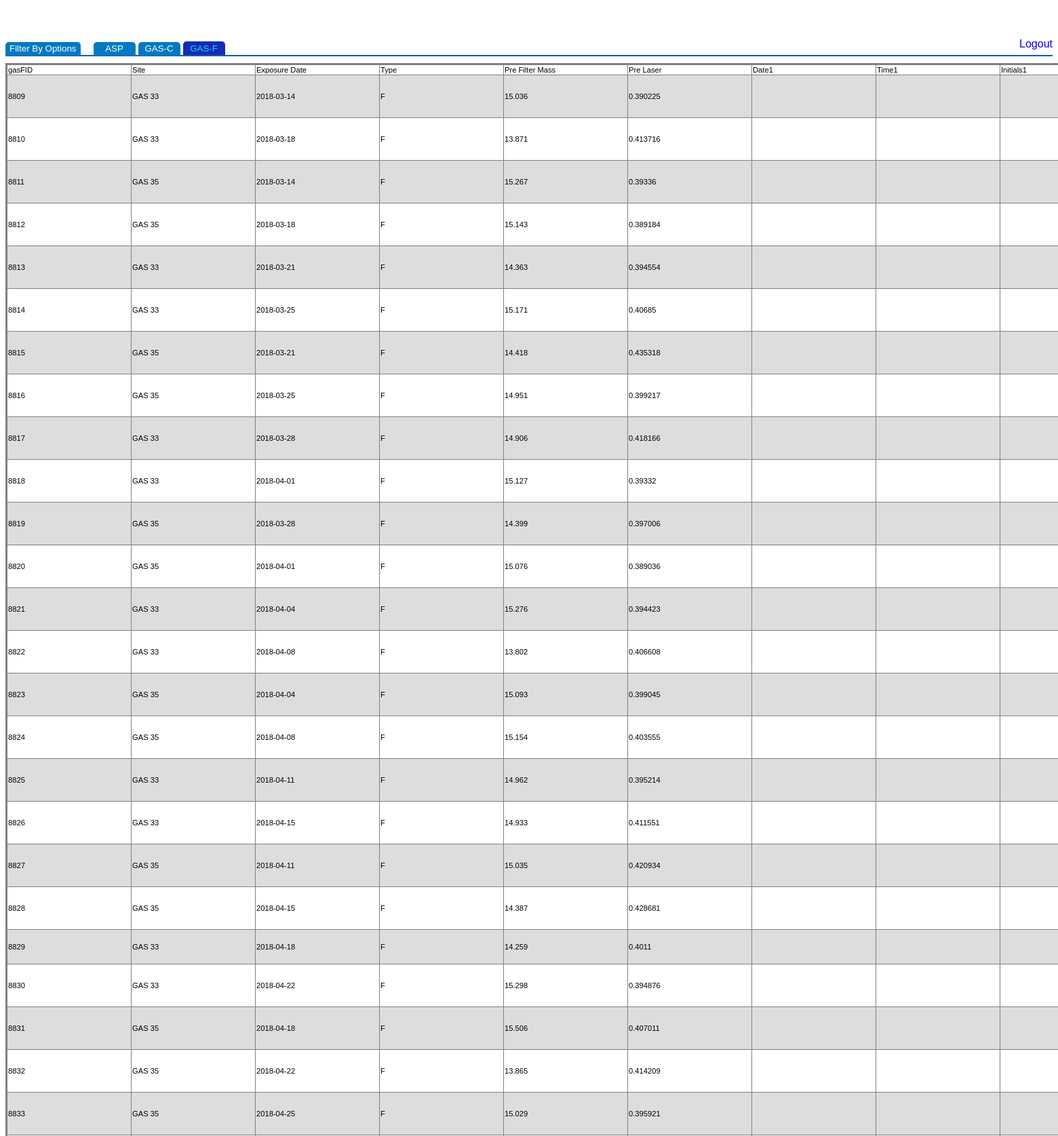
The page /AllGASFData.php (signed in, upper part) on the database its author committed.
### tables this page shows
CREATE TABLE IF NOT EXISTS `gasf` (
  `gasFID` int(11) NOT NULL AUTO_INCREMENT,
  `Site` varchar(15) DEFAULT NULL,
  `Exposure Date` date DEFAULT NULL,
  `Type` char(1) DEFAULT NULL,
  `Pre Filter Mass` double DEFAULT NULL,
  `Pre Laser` double DEFAULT NULL,
  `Date1` text,
  `Time1` text,
  `Initials1` text,
  `Vacuum Valve Closed` int(11) DEFAULT NULL,
  `Pre Vacuum` double DEFAULT NULL,
  `Pre Mass Volume` int(11) DEFAULT NULL,
  `Post Filter Mass` double DEFAULT NULL,
  `Post Laser` double DEFAULT NULL,
  `Date2` text,
  `Time2` text,
  `Initials2` text,
  `Post Vacuum` double DEFAULT NULL,
  `Post Mass Volume` int(11) DEFAULT NULL,
  `Finish Flow Rate` double DEFAULT NULL,
  `Elapsed Time` double DEFAULT NULL,
  `Temperature Max` double DEFAULT NULL,
  `Temperature Min` double DEFAULT NULL,
  `Comments` text,
  `PostDate` text,
  `ReturnDate` text,
  `QA` text,
  `QR barcode Information` text,
  `Exposure Day` varchar(15) DEFAULT NULL,
  `Exposure Month` varchar(15) DEFAULT NULL,
  `Exposure Year` varchar(15) DEFAULT NULL,
  `SamplingDay` text,
  `I0 (405)` double DEFAULT NULL,
  `I0 (465)` double DEFAULT NULL,
  `I0 (525)` double DEFAULT NULL,
  `I0 (639)` double DEFAULT NULL,
  `I0 (870)` double DEFAULT NULL,
  `I0 (940)` double DEFAULT NULL,
  `I0 (1050)` double DEFAULT NULL,
  `I (405)` double DEFAULT NULL,
  `I (465)` double DEFAULT NULL,
  `I (525)` double DEFAULT NULL,
  `I (639)` double DEFAULT NULL,
  `I (870)` double DEFAULT NULL,
  `I (940)` double DEFAULT NULL,
  `I (1050)` double DEFAULT NULL,
  PRIMARY KEY (`gasFID`)
);

### AllGASFData.php (the view, shortened to what this page needs)
<?php
   require_once("db_connect.php");
   ?>
<!DOCTYPE html>
<html lang="en">
   <head>
      <link rel="stylesheet" href="CSS/styles.css">
      <link rel="stylesheet" href="CSS/font-awesome/css/font-awesome.min.css">
   </head>
   <body>
      <div class = "secondBarContainer">
         <div class = "secondBar">
            <button type = "button" onclick = "ToggleFilterMenu();" class = "btn-filter-menu">
               <p class = 'whiteText'>Filter By Options</p>
            </button>
            <button type = "button" onclick = "ViewASPData();" class = "btn-filter-menu" style = "margin-left:15px;">
               <p class = 'whiteText' style = "width:50px;">ASP</p>
            </button>
            <button type = "button" onclick = "ViewGASCData();" class = "btn-filter-menu">
               <p class = 'whiteText' style = "width:50px; ">GAS-C</p>
            </button>
            <button type = "button" onclick = "ViewGASFData();" class = "btn-filter-menu" style = "background-color: #162bb3;">
               <p style = "width:50px; color: #04dcf0;">GAS-F</p>
            </button>
            <div class = "rightDiv">
               <a href="logoff.php" style = "font-family:helvetica;">Logout</a>
            </div>
         </div>
      </div>
      <div class = "navSpacer"></div>
      <?php
         if (isset($_POST['column'])){
         if(isset($_POST['filter'])) {
         $chkbox = $_POST['filter'];
         $i = 0;
         $sql_where = implode (" , ", $chkbox);
         While($i < sizeof($sql_where))
         {
         $i++;
         }
         $sql = "SELECT $sql_where FROM gasf WHERE `Exposure Date` >= now()-interval 3 month ";
         $result = mysqli_query($connection,$sql) or die(mysql_error());
         if (mysqli_num_rows($result) == 0)
            {
                echo "Sorry, but we can not find an entry to match your query...<br><br>";
         	 }
         	     else
            {
               $all_property = array();
         echo '<table class="data-table" border="2" width="auto" overflow: "auto" ID="Table1" style="font-size: 70%;">
                <tr class="data-heading">';
         	while ($property = mysqli_fetch_field($result)) {
            echo '<td>' . $property->name . '</td>';
            array_push($all_property, $property->name);
         }
         }
         echo '</tr>';
         while ($row = mysqli_fetch_array($result)) {
            echo "<tr>";
            foreach ($all_property as $item) {
                echo '<td>' . $row[$item] . '<div style= "width:180px;"</div></td>';
            }
            echo '</tr>';
         }
         }
         }
		 else
            {
         $result = mysqli_query($connection,"SELECT * FROM gasf WHERE `Exposure Date` >= now()-interval 3 month");
         $all_property = array();
         echo '<table class="data-table" border="2" width="auto" overflow: "auto" ID="Table1" style="font-size: 70%;">
                <tr class="data-heading">';
         while ($property = mysqli_fetch_field($result)) {
            echo '<td>' . $property->name . '</td>';
            array_push($all_property, $property->name);
         }
         echo '</tr>';
         while ($row = mysqli_fetch_array($result)) {
            echo "<tr>";
            foreach ($all_property as $item) {
                echo '<td>' . $row[$item] . '<div style= "width:180px;"</div></td>';
            }
            echo '</tr>';
         }
         echo "</table>";
         }
         ?>
   </body>
</html>

### CSS/styles.css (style rules this page uses)
.secondBarContainer { position: fixed; padding-left: 8px; padding-right: 8px; left: 0px; right: 0px; background: white; margin-top: 48px; z-index: 1; }
.secondBar { height: 25px; width: 100%; border-bottom: 2px solid; border-color: #005eb8; }
.secondBar p { display: inline-block; margin: 0; }
.secondBar a { text-decoration: none; color: #0000EE; }
.rightDiv { display: inline-block; float: right; }
.navSpacer { width: 100%; height: 75px; }
.whiteText { padding: 0px; margin: 0px; vertical-align: middle; display: inline-block; color: white; font-family: Arial; margin-right: 5px; }
.btn-filter-menu { height: 80%; margin-top: 5px; background-color: #0079c0; border-style: none; border-top-left-radius: 5px; border-top-right-radius: 5px; }
button { font-family: Arial; }
a { text-decoration: none; color: #0000EE; }
table { margin-top: 10px; border-collapse: collapse; display: inline-block; background-color: white; }
td, th { text-align: left; font-family: Arial; }
tr:nth-child(even) { background-color: #dddddd; }

### rows shown on the page
gasf: gasFID "8809", Site "GAS 33", Exposure Date "2018-03-14", Type "F", Pre Filter Mass "15.036", Pre Laser "0.390225"
gasf: gasFID "8810", Site "GAS 33", Exposure Date "2018-03-18", Type "F", Pre Filter Mass "13.871", Pre Laser "0.413716"
gasf: gasFID "8811", Site "GAS 35", Exposure Date "2018-03-14", Type "F", Pre Filter Mass "15.267", Pre Laser "0.39336"
gasf: gasFID "8812", Site "GAS 35", Exposure Date "2018-03-18", Type "F", Pre Filter Mass "15.143", Pre Laser "0.389184"
gasf: gasFID "8813", Site "GAS 33", Exposure Date "2018-03-21", Type "F", Pre Filter Mass "14.363", Pre Laser "0.394554"
gasf: gasFID "8814", Site "GAS 33", Exposure Date "2018-03-25", Type "F", Pre Filter Mass "15.171", Pre Laser "0.40685"
gasf: gasFID "8815", Site "GAS 35", Exposure Date "2018-03-21", Type "F", Pre Filter Mass "14.418", Pre Laser "0.435318"
gasf: gasFID "8816", Site "GAS 35", Exposure Date "2018-03-25", Type "F", Pre Filter Mass "14.951", Pre Laser "0.399217"
gasf: gasFID "8817", Site "GAS 33", Exposure Date "2018-03-28", Type "F", Pre Filter Mass "14.906", Pre Laser "0.418166"
gasf: gasFID "8818", Site "GAS 33", Exposure Date "2018-04-01", Type "F", Pre Filter Mass "15.127", Pre Laser "0.39332"
gasf: gasFID "8819", Site "GAS 35", Exposure Date "2018-03-28", Type "F", Pre Filter Mass "14.399", Pre Laser "0.397006"
gasf: gasFID "8820", Site "GAS 35", Exposure Date "2018-04-01", Type "F", Pre Filter Mass "15.076", Pre Laser "0.389036"
gasf: gasFID "8821", Site "GAS 33", Exposure Date "2018-04-04", Type "F", Pre Filter Mass "15.276", Pre Laser "0.394423"
gasf: gasFID "8822", Site "GAS 33", Exposure Date "2018-04-08", Type "F", Pre Filter Mass "13.802", Pre Laser "0.406608"
gasf: gasFID "8823", Site "GAS 35", Exposure Date "2018-04-04", Type "F", Pre Filter Mass "15.093", Pre Laser "0.399045"
gasf: gasFID "8824", Site "GAS 35", Exposure Date "2018-04-08", Type "F", Pre Filter Mass "15.154", Pre Laser "0.403555"
gasf: gasFID "8825", Site "GAS 33", Exposure Date "2018-04-11", Type "F", Pre Filter Mass "14.962", Pre Laser "0.395214"
gasf: gasFID "8826", Site "GAS 33", Exposure Date "2018-04-15", Type "F", Pre Filter Mass "14.933", Pre Laser "0.411551"
gasf: gasFID "8827", Site "GAS 35", Exposure Date "2018-04-11", Type "F", Pre Filter Mass "15.035", Pre Laser "0.420934"
gasf: gasFID "8828", Site "GAS 35", Exposure Date "2018-04-15", Type "F", Pre Filter Mass "14.387", Pre Laser "0.428681"
gasf: gasFID "8829", Site "GAS 33", Exposure Date "2018-04-18", Type "F", Pre Filter Mass "14.259", Pre Laser "0.4011"
gasf: gasFID "8830", Site "GAS 33", Exposure Date "2018-04-22", Type "F", Pre Filter Mass "15.298", Pre Laser "0.394876"
gasf: gasFID "8831", Site "GAS 35", Exposure Date "2018-04-18", Type "F", Pre Filter Mass "15.506", Pre Laser "0.407011"
gasf: gasFID "8832", Site "GAS 35", Exposure Date "2018-04-22", Type "F", Pre Filter Mass "13.865", Pre Laser "0.414209"
gasf: gasFID "8833", Site "GAS 35", Exposure Date "2018-04-25", Type "F", Pre Filter Mass "15.029", Pre Laser "0.395921"

### other values the page prints
$property->name "gasFID"
$property->name "Site"
$property->name "Exposure Date"
$property->name "Type"
$property->name "Pre Filter Mass"
$property->name "Pre Laser"
$property->name "Date1"
$property->name "Time1"
$property->name "Initials1"
